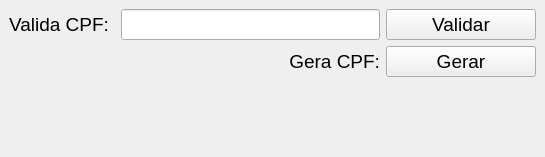
<?xml version="1.0" encoding="UTF-8"?>
<ui version="4.0">
 <class>MainWindow</class>
 <widget class="QMainWindow" name="MainWindow">
  <property name="geometry">
   <rect>
    <x>0</x>
    <y>0</y>
    <width>545</width>
    <height>157</height>
   </rect>
  </property>
  <property name="windowTitle">
   <string>Valida ou gera CPF</string>
  </property>
  <widget class="QWidget" name="centralwidget">
   <layout class="QGridLayout" name="gridLayout">
    <item row="0" column="0">
     <widget class="QLabel" name="label_2">
      <property name="font">
       <font>
        <pointsize>14</pointsize>
       </font>
      </property>
      <property name="text">
       <string>Valida CPF:</string>
      </property>
     </widget>
    </item>
    <item row="0" column="2">
     <widget class="QLineEdit" name="inputValidaCPF">
      <property name="font">
       <font>
        <pointsize>14</pointsize>
       </font>
      </property>
     </widget>
    </item>
    <item row="0" column="3">
     <widget class="QPushButton" name="btnValidaCPF">
      <property name="minimumSize">
       <size>
        <width>150</width>
        <height>0</height>
       </size>
      </property>
      <property name="font">
       <font>
        <pointsize>14</pointsize>
       </font>
      </property>
      <property name="text">
       <string>Validar</string>
      </property>
     </widget>
    </item>
    <item row="1" column="3">
     <widget class="QPushButton" name="btnGeraCPF">
      <property name="font">
       <font>
        <pointsize>14</pointsize>
       </font>
      </property>
      <property name="text">
       <string>Gerar</string>
      </property>
     </widget>
    </item>
    <item row="1" column="1" colspan="2">
     <widget class="QLabel" name="label">
      <property name="font">
       <font>
        <pointsize>14</pointsize>
       </font>
      </property>
      <property name="text">
       <string>Gera CPF:</string>
      </property>
      <property name="alignment">
       <set>Qt::AlignRight|Qt::AlignTrailing|Qt::AlignVCenter</set>
      </property>
     </widget>
    </item>
    <item row="2" column="0" colspan="4">
     <widget class="QLabel" name="laberRetorno">
      <property name="font">
       <font>
        <pointsize>20</pointsize>
       </font>
      </property>
      <property name="styleSheet">
       <string notr="true">color: green;</string>
      </property>
      <property name="text">
       <string/>
      </property>
      <property name="alignment">
       <set>Qt::AlignCenter</set>
      </property>
     </widget>
    </item>
   </layout>
  </widget>
 </widget>
 <resources/>
 <connections/>
</ui>
